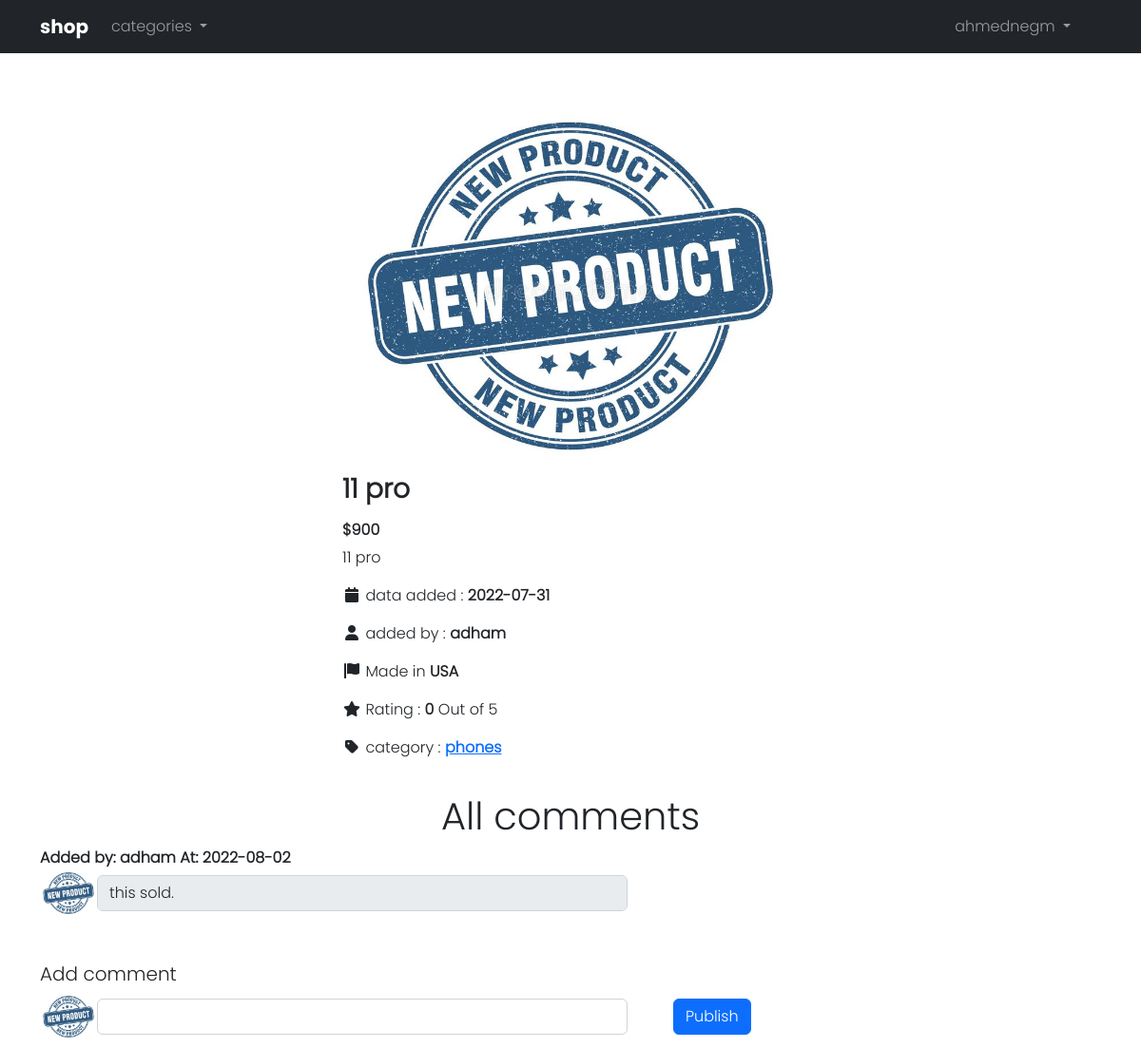
Screenshot of /item.php?id=12 (signed in) with the database file from the repository.
### tables this page shows
CREATE TABLE `items` (
  `item_ID` int(11) NOT NULL,
  `Name` varchar(255) NOT NULL,
  `Description` text NOT NULL,
  `Price` varchar(255) NOT NULL,
  `Add_Date` date NOT NULL,
  `Country_Made` varchar(255) NOT NULL,
  `image` varchar(255) NOT NULL,
  `Status` varchar(255) NOT NULL,
  `Rating` smallint(6) NOT NULL,
  `Approve` tinyint(4) NOT NULL DEFAULT 0,
  `Cat_ID` int(11) NOT NULL,
  `Member_ID` int(11) NOT NULL
);

CREATE TABLE `users` (
  `UserID` int(11) NOT NULL,
  `Username` varchar(255) NOT NULL,
  `Password` varchar(255) NOT NULL,
  `Email` varchar(255) NOT NULL,
  `FullName` varchar(255) NOT NULL,
  `GroupID` int(11) NOT NULL DEFAULT 0,
  `TrustStatus` int(11) NOT NULL DEFAULT 0,
  `RegStatus` int(11) NOT NULL DEFAULT 0,
  `Date` date DEFAULT NULL
);

CREATE TABLE `categories` (
  `ID` int(11) NOT NULL,
  `Name` varchar(255) NOT NULL,
  `Description` text NOT NULL,
  `Ordering` int(11) DEFAULT NULL,
  `Visibility` tinyint(4) NOT NULL DEFAULT 0,
  `Allow_Comment` tinyint(4) NOT NULL DEFAULT 0,
  `Allow_Ads` tinyint(4) NOT NULL DEFAULT 0
);

CREATE TABLE `comments` (
  `C_ID` int(11) NOT NULL,
  `Comment` text NOT NULL,
  `status` tinyint(4) NOT NULL DEFAULT 0,
  `comment_date` date NOT NULL,
  `item_id` int(11) NOT NULL,
  `user_id` int(11) NOT NULL
);

### item.php (the view, shortened to what this page needs)
<?php
include "init.php";
$id = isset($_GET['id']) && is_numeric($_GET['id']) ? intval($_GET['id']) : 0;
$sql2 = "SELECT items.*,categories.ID AS ID,categories.Name AS cat_name,users.* FROM items
JOIN categories ON items.Cat_ID = categories.ID
JOIN users ON items.Member_ID = users.UserID
WHERE item_ID = '$id'";
$query2 = mysqli_query($conn, $sql2);
$res2 = mysqli_fetch_assoc($query2);
?>
<div class="container">
    <div class="card mt-3 nobord">
        <div class="card-body d-flex flex-wrap justify-content-center align-items-center gap-5 ">
            <div class="card mt-3 mb-1 nobord " style="width: 30rem;">
                <img class="img-responsive" src="imgg.jpg" class="card-img-top" alt="itemimg">
                <div class="info">
                    <h3 class="card-title carda"><strong><?php echo $res2['Name'] ?></strong> </>
                        <h6 class="card-title price-tag mt-3"> <strong><?php echo $res2['Price'] ?></strong> </h6>
                        <p class="card-text"><?php echo $res2['Description'] ?></p>
                        <p class="card-text"><i class="fa fa-calendar fa-fw"></i> data added : <strong><?php echo $res2['Add_Date'] ?></strong> </p>
                        <p class="card-text"><i class="fa fa-user fa-fw"></i> added by : <strong><?php echo $res2['Username'] ?></strong> </p>
                        <p class="card-text"><i class="fa fa-flag fa-fw"></i> Made in <strong><?php echo $res2['Country_Made'] ?></strong> </p>
                        <p class="card-text"><i class="fa fa-star fa-fw"></i> Rating : <strong><?php echo $res2['Rating'] ?></strong> Out of 5 </p>
                        <p class="card-text"><i class="fa fa-tag fa-fw"></i> category : <strong> <a href="categories.php?id=<?php echo $res2['ID'] ?>"><?php echo $res2['cat_name'] ?></a> </strong> </p>
                </div>
            </div>
        </div>
    </div>
</div>
<h1 class="text-center mt-3 "> All comments </h1>
<?php
$sql3 = "SELECT comments.*,users.Username FROM `comments`
JOIN users ON comments.user_id = users.UserID
WHERE comments.item_id = $id AND comments.status = 1";
$query3 = mysqli_query($conn, $sql3);
while ($res3 = mysqli_fetch_assoc($query3)) { ?>
    <div class="container mb-3">
        <strong> Added by: <?php echo $res3['Username'] ?> At: <?php echo $res3['comment_date'] ?> </strong>
        <div class="comments">
            <img src="imgg.jpg" alt="">
            <input type="text" readonly class="form-control w-50" value="<?php echo $res3['Comment'] ?>"></input>
        </div>
    </div>
<?php }
?>
<?php
if (isset($_SESSION['username']) or isset($_SESSION['adminname'])) { ?>
    <div class="container mt-5">
        <h5>Add comment</h5>
        <form method="post" action="hcomments.php">
            <div class="comments">
                <img src="imgg.jpg" alt="">
                <input type="text" name="comment" class="form-control w-50 ml-1" required></input>
                <button type="submit" class="btn btn-primary mx-5">Publish</button>
            </div>
        </form>
    </div>
<?php } else { ?>
    <h5 class="container"><a href="login.php">Login</a> to Add comment</h5>
<?php }
?>
<?php
include $tpl . 'footer.php';
?>

### layout/css/backend.css (style rules this page uses)
* { font-family: light; }

### item.php (style rules this page uses)
.nobord { border: none; }
.comments { display: flex; align-items: center; }
.comments img { height: 50px; width: 60px; border-radius: 50%; }

### rows the page displays
items: Name "11 pro", Price "$900", Description "11 pro", Add_Date "2022-07-31", Member_ID.Username "adham", Country_Made "USA", Rating "0", Cat_ID.Name "phones"
comments: user.Username "adham", comment_date "2022-08-02", Comment "this sold."

### other values shown
$_SESSION['username'] "ahmednegm"
